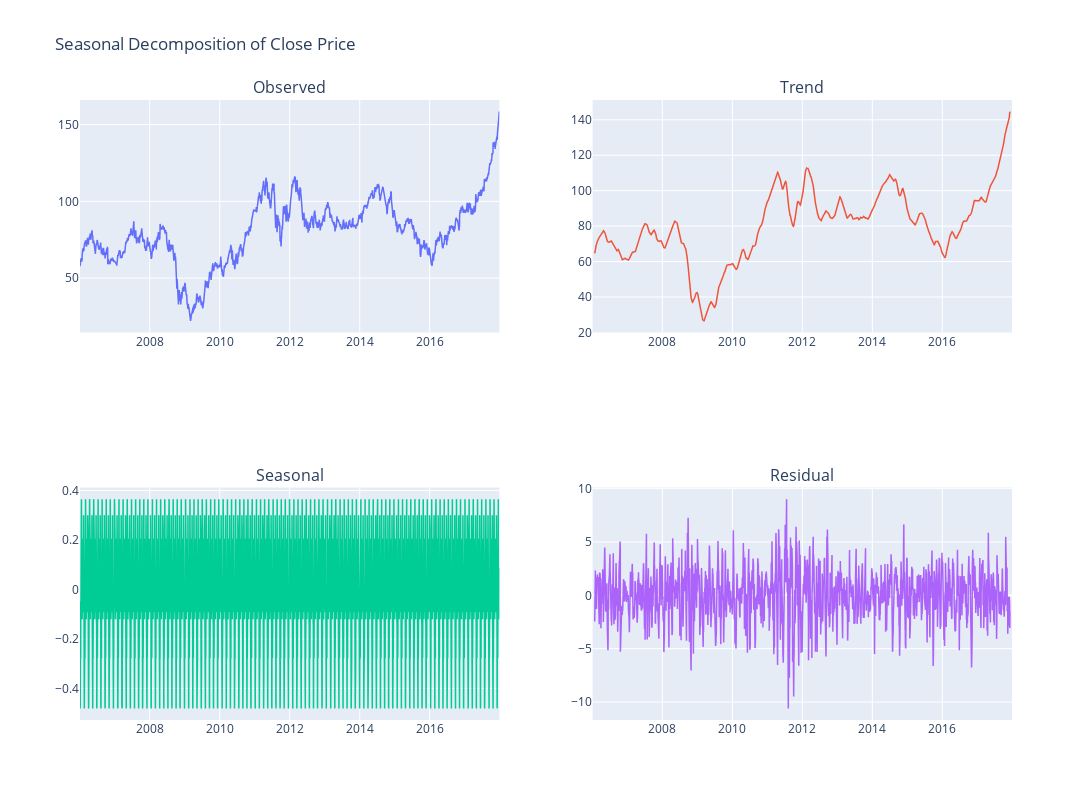

Source (notebook cell):
### Code cell
# Using time series decomposition to identify seasonal patterns and overall trends in the 'Close' price
from statsmodels.tsa.seasonal import seasonal_decompose
import plotly.graph_objs as go
from plotly.subplots import make_subplots
import pandas as pd

# Perform seasonal decomposition
result = seasonal_decompose(data['Close'], model='additive', period=30)

# Create subplots: 2 rows, 2 columns
fig = make_subplots(rows=2, cols=2, subplot_titles=('Observed', 'Trend', 'Seasonal', 'Residual'))

# Add traces for each component
fig.add_trace(go.Scatter(x=data['Date'], y=result.observed, mode='lines', name='Observed', line=dict(width=1.5)), row=1, col=1)
fig.add_trace(go.Scatter(x=data['Date'], y=result.trend, mode='lines', name='Trend', line=dict(width=1.5)), row=1, col=2)
fig.add_trace(go.Scatter(x=data['Date'], y=result.seasonal, mode='lines', name='Seasonal', line=dict(width=1.5)), row=2, col=1)
fig.add_trace(go.Scatter(x=data['Date'], y=result.resid, mode='lines', name='Residual', line=dict(width=1.5)), row=2, col=2)

# Update layout for better visualization
fig.update_layout(height=800, width=1200, title_text='Seasonal Decomposition of Close Price', showlegend=False)

# Show plot
fig.show()

### Figure 1 — Plotly figure (JSON) as saved in the notebook; plotly's stock layout.template omitted (floating-point values rounded to 4 significant figures; data arrays with more than 128 entries replaced by an {"elided": "..."} marker saying what was removed)
{"data": [{"line": {"width": 1.5}, "mode": "lines", "name": "Observed", "type": "scatter", "x": {"elided": "3019 str values"}, "xaxis": "x", "y": {"elided": "3019 float values"}, "yaxis": "y"}, {"line": {"width": 1.5}, "mode": "lines", "name": "Trend", "type": "scatter", "x": {"elided": "3019 str values"}, "xaxis": "x2", "y": {"elided": "3019 float values"}, "yaxis": "y2"}, {"line": {"width": 1.5}, "mode": "lines", "name": "Seasonal", "type": "scatter", "x": {"elided": "3019 str values"}, "xaxis": "x3", "y": {"elided": "3019 float values"}, "yaxis": "y3"}, {"line": {"width": 1.5}, "mode": "lines", "name": "Residual", "type": "scatter", "x": {"elided": "3019 str values"}, "xaxis": "x4", "y": {"elided": "3019 float values"}, "yaxis": "y4"}], "layout": {"annotations": [{"font": {"size": 16}, "showarrow": false, "text": "Observed", "x": 0.225, "xanchor": "center", "xref": "paper", "y": 1, "yanchor": "bottom", "yref": "paper"}, {"font": {"size": 16}, "showarrow": false, "text": "Trend", "x": 0.775, "xanchor": "center", "xref": "paper", "y": 1, "yanchor": "bottom", "yref": "paper"}, {"font": {"size": 16}, "showarrow": false, "text": "Seasonal", "x": 0.225, "xanchor": "center", "xref": "paper", "y": 0.375, "yanchor": "bottom", "yref": "paper"}, {"font": {"size": 16}, "showarrow": false, "text": "Residual", "x": 0.775, "xanchor": "center", "xref": "paper", "y": 0.375, "yanchor": "bottom", "yref": "paper"}], "height": 800, "showlegend": false, "title": {"text": "Seasonal Decomposition of Close Price"}, "width": 1200, "xaxis": {"anchor": "y", "autorange": true, "domain": [0, 0.45], "range": ["2006-01-03", "2017-12-29"], "type": "date"}, "xaxis2": {"anchor": "y2", "autorange": true, "domain": [0.55, 1], "range": ["2006-01-03", "2017-12-29"], "type": "date"}, "xaxis3": {"anchor": "y3", "autorange": true, "domain": [0, 0.45], "range": ["2006-01-03", "2017-12-29"], "type": "date"}, "xaxis4": {"anchor": "y4", "autorange": true, "domain": [0.55, 1], "range": ["2006-01-03", "2017-12-29"], "type": "date"}, "yaxis": {"anchor": "x", "autorange": true, "domain": [0.625, 1], "range": [14.6, 166.0], "type": "linear"}, "yaxis2": {"anchor": "x2", "autorange": true, "domain": [0.625, 1], "range": [19.96, 151.2], "type": "linear"}, "yaxis3": {"anchor": "x3", "autorange": true, "domain": [0, 0.375], "range": [-0.5277, 0.4122], "type": "linear"}, "yaxis4": {"anchor": "x4", "autorange": true, "domain": [0, 0.375], "range": [-11.68, 10.1], "type": "linear"}}}
